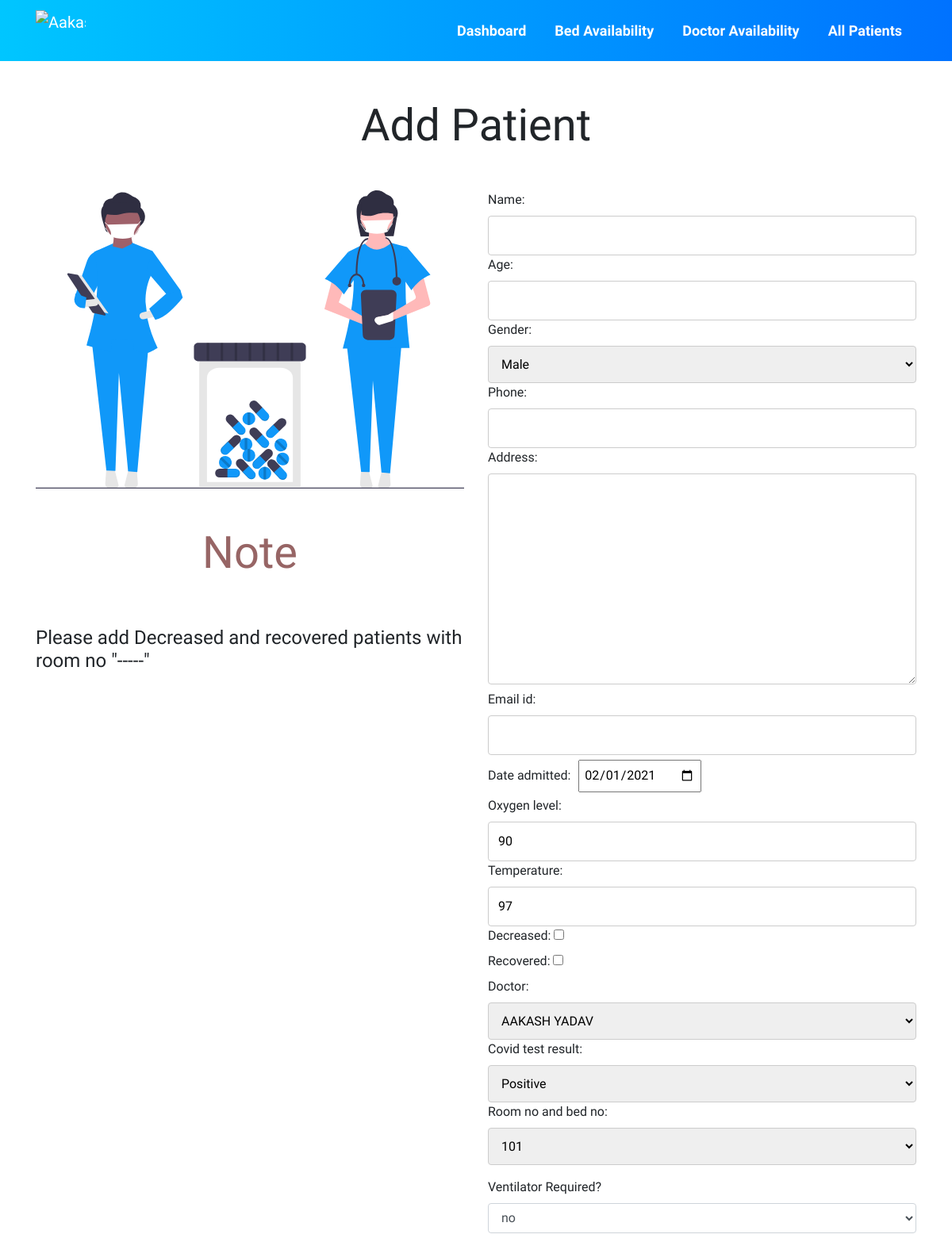
Before: /addpatient (upper part) with the older database file.
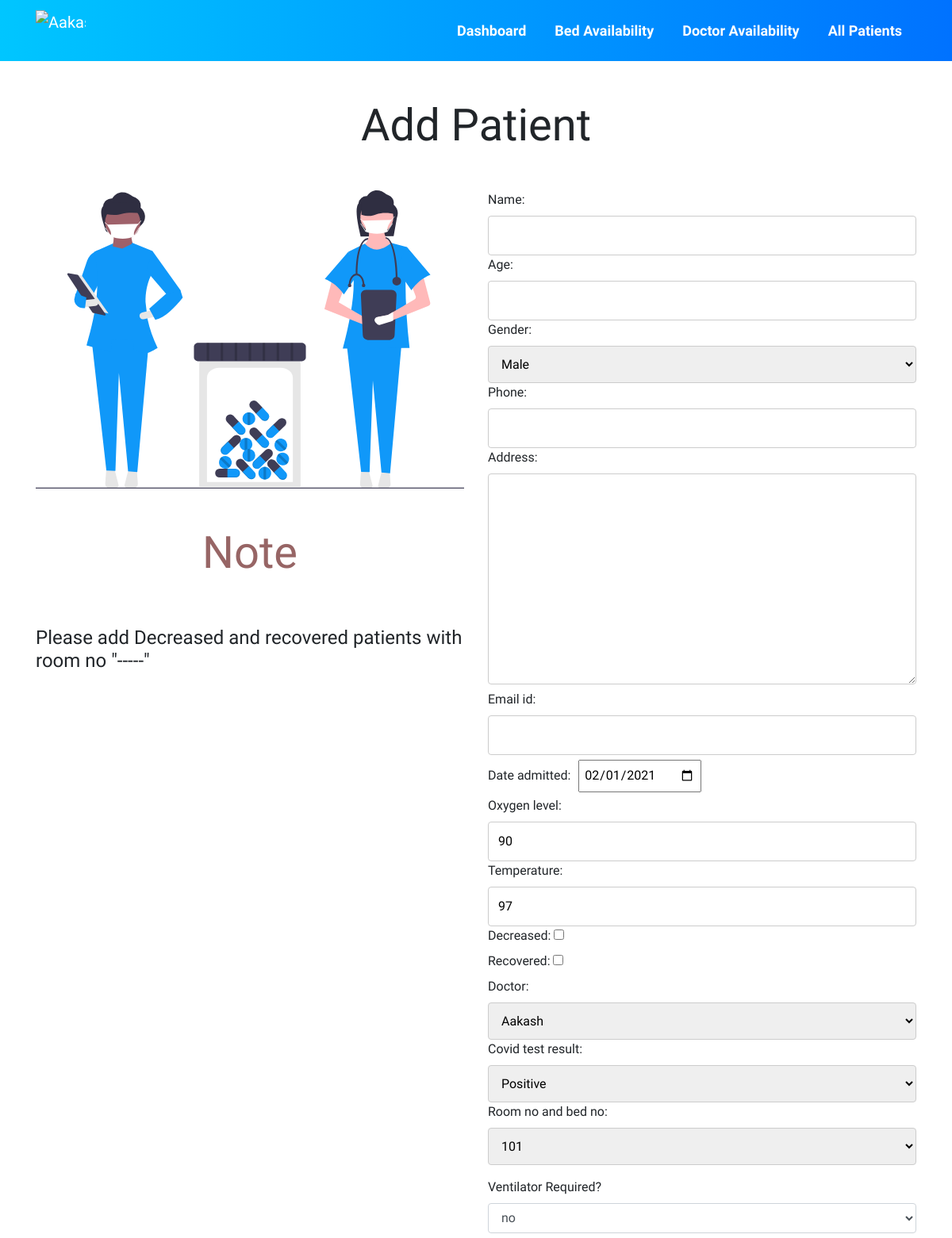
After: the same page with the newer database file.
### accounts/models.py (models this page shows)
class Doctor (models.Model):
    doctor_id = models.AutoField(primary_key=True)
    name = models.CharField(max_length=500, default="")
    phone = models.CharField(default="", max_length=500)
    experience_in_years = models.IntegerField(default=0)
    occupied = models.BooleanField(default=False)
    def __str__(self):
        return self.name

### accounts/views.py (the view)
# urls.py: path("addpatient", views.addpatient, name='addpatient'),
def addpatient(request):
    if request.method == 'POST':
        form = PatientForm(request.POST)
        if form.is_valid():
            form.save()
            room_no = request.POST.get('room_no_and_bed_no')
            ventilator = request.POST.get('ventilator')
            doctor_no = request.POST.get('doctor')
            room = Room.objects.get(pk=room_no)
            room.occupied = True
            if ventilator == 'yes':
                room.ventilator = True
            room.save()
            doctor = Doctor.objects.get(pk=doctor_no)
            doctor.occupied = True
            doctor.save()
            return HttpResponseRedirect('/allpatients/')
    else:
        form = PatientForm()
        return render(request, 'add_patient.html', {'form': form})

### accounts/forms.py
class PatientForm(forms.ModelForm):
    class Meta:
        model = Patient
        fields = '__all__'

### accounts/models.py (called while the page is built)
    def __str__(self):
        return self.Covid_test

    def __str__(self):
        return self.room_no

### templates/add_patient.html (shortened to what this page needs)
{% extends 'innerbase.html' %}
{% load static %}
{% block cssLinks %}
<link rel="stylesheet" href="{% static 'css/allpatients.css' %}">
{% endblock %}
{% block linkBelow %}
<link rel="stylesheet" href="{% static 'css/buttons.css' %}">
{% endblock %}
{% block body %}
<div class="container ">
    <h1 class="text-center my-5 header display-4">Add Patient</h1>
    <div class="row">
        <div class="col-md-6 block-to-disappear-in-mobile ">
            <img src="{% static '/svg/addpatient.svg' %}" width="100%" alt="Add patient image vector">
            <h1 class="display-4 header my-5 text-center" style="color:rgba(83, 0, 0, 0.603);">Note</h1>
            <h4>Please add Decreased and recovered patients with room no "-----" </h4>
        </div>
        <div class="col-md-6">
            <form action="/addpatient" method="post" class="form-group">
                <ul class="form-group">
                    {{ form.as_ul }}
                </ul>
                <ul>
                    <label for="ventilator">Ventilator Required?</label>
                    <select name="ventilator" class="form-control" id="ventilator">
                        <option value="no">no</option>
                    </select>
                </ul>
            </form>
        </div>
    </div>
</div>
{% endblock %}

Changed rows visible on the page:
removed Doctor: doctor "AAKASH YADAV"
now on this page (row unchanged): Doctor: doctor "Aakash"
